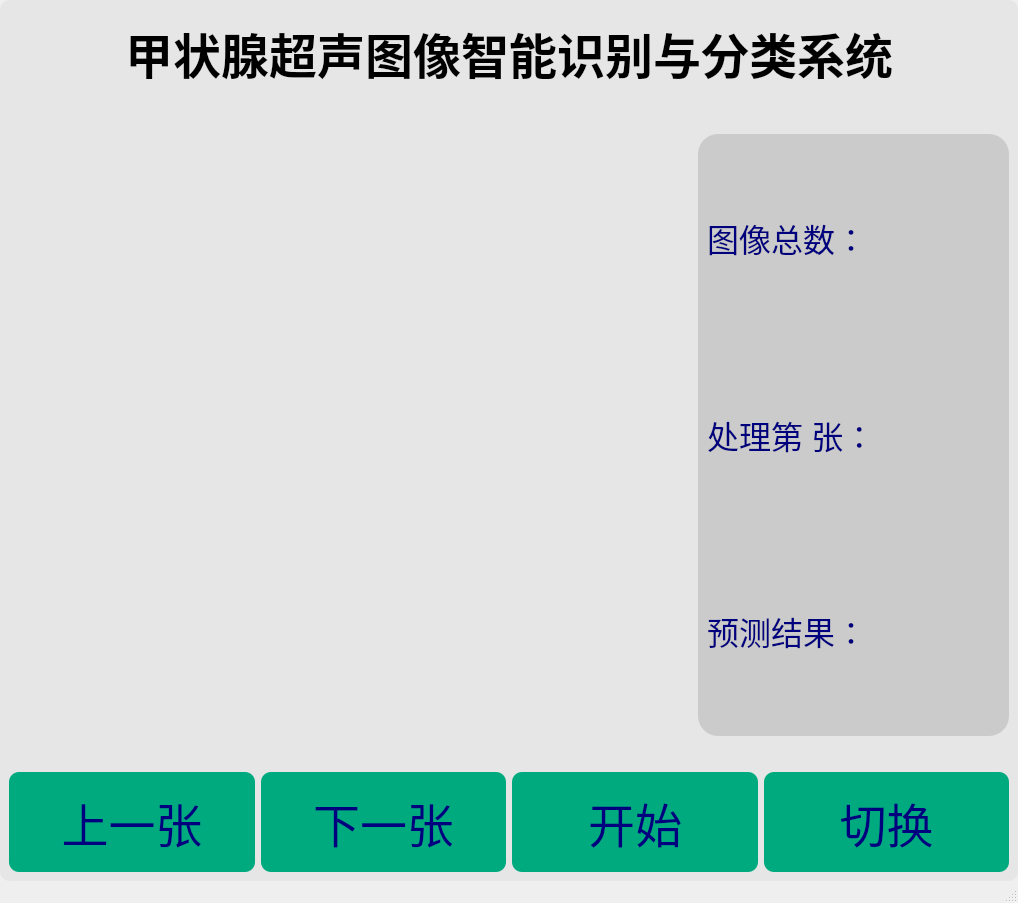
<?xml version="1.0" encoding="UTF-8"?>
<ui version="4.0">
 <class>MainWindow</class>
 <widget class="QMainWindow" name="MainWindow">
  <property name="geometry">
   <rect>
    <x>0</x>
    <y>0</y>
    <width>1018</width>
    <height>903</height>
   </rect>
  </property>
  <property name="windowTitle">
   <string>MainWindow</string>
  </property>
  <property name="styleSheet">
   <string notr="true"/>
  </property>
  <widget class="QWidget" name="centralwidget">
   <property name="styleSheet">
    <string notr="true">background-color: rgb(230, 230, 230);
border-radius:10px;
</string>
   </property>
   <layout class="QGridLayout" name="gridLayout_2">
    <item row="0" column="0">
     <layout class="QVBoxLayout" name="verticalLayout" stretch="0,1,20,1,1">
      <item>
       <widget class="QWidget" name="QWidget1" native="true">
        <property name="styleSheet">
         <string notr="true"/>
        </property>
        <layout class="QVBoxLayout" name="verticalLayout_12" stretch="0">
         <property name="sizeConstraint">
          <enum>QLayout::SetNoConstraint</enum>
         </property>
         <item alignment="Qt::AlignHCenter">
          <widget class="QLabel" name="label_title_4">
           <property name="enabled">
            <bool>true</bool>
           </property>
           <property name="font">
            <font>
             <family>Agency FB</family>
             <pointsize>28</pointsize>
             <weight>50</weight>
             <italic>false</italic>
             <bold>false</bold>
            </font>
           </property>
           <property name="styleSheet">
            <string notr="true"/>
           </property>
           <property name="text">
            <string>&lt;!DOCTYPE HTML PUBLIC &quot;-//W3C//DTD HTML 4.0//EN&quot; &quot;http://www.w3.org/TR/REC-html40/strict.dtd&quot;&gt;
&lt;html&gt;&lt;head&gt;&lt;meta name=&quot;qrichtext&quot; content=&quot;1&quot; /&gt;&lt;style type=&quot;text/css&quot;&gt;
p, li { white-space: pre-wrap; }
&lt;/style&gt;&lt;/head&gt;&lt;body style=&quot; font-family:'微软雅黑'; font-size:30pt; font-weight:72; font-style:normal;&quot;&gt;
&lt;p style=&quot; margin-top:12px; margin-bottom:12px; margin-left:0px; margin-right:0px; -qt-block-indent:0; text-indent:0px;&quot;&gt;&lt;span style=&quot; font-size:36pt; font-weight:600;&quot;&gt;甲状腺超声图像智能识别与分类系统&lt;/span&gt;&lt;/p&gt;&lt;/body&gt;&lt;/html&gt;</string>
           </property>
          </widget>
         </item>
        </layout>
       </widget>
      </item>
      <item>
       <spacer name="verticalSpacer">
        <property name="orientation">
         <enum>Qt::Vertical</enum>
        </property>
        <property name="sizeType">
         <enum>QSizePolicy::Preferred</enum>
        </property>
        <property name="sizeHint" stdset="0">
         <size>
          <width>20</width>
          <height>40</height>
         </size>
        </property>
       </spacer>
      </item>
      <item>
       <layout class="QHBoxLayout" name="horizontalLayout_23" stretch="1,20,1,10">
        <item>
         <spacer name="horizontalSpacer">
          <property name="orientation">
           <enum>Qt::Horizontal</enum>
          </property>
          <property name="sizeHint" stdset="0">
           <size>
            <width>40</width>
            <height>20</height>
           </size>
          </property>
         </spacer>
        </item>
        <item>
         <widget class="QLabel" name="label_10">
          <property name="text">
           <string/>
          </property>
         </widget>
        </item>
        <item>
         <spacer name="horizontalSpacer_10">
          <property name="orientation">
           <enum>Qt::Horizontal</enum>
          </property>
          <property name="sizeType">
           <enum>QSizePolicy::Preferred</enum>
          </property>
          <property name="sizeHint" stdset="0">
           <size>
            <width>40</width>
            <height>20</height>
           </size>
          </property>
         </spacer>
        </item>
        <item>
         <widget class="QWidget" name="QWidget2" native="true">
          <property name="styleSheet">
           <string notr="true">color: rgb(0, 0, 127);
background-color: rgb(203, 203, 203);
border-radius:20px;</string>
          </property>
          <layout class="QVBoxLayout" name="verticalLayout_15">
           <item>
            <widget class="QLabel" name="label_imNum_10">
             <property name="font">
              <font>
               <family>楷体</family>
               <pointsize>24</pointsize>
               <weight>50</weight>
               <italic>false</italic>
               <bold>false</bold>
              </font>
             </property>
             <property name="styleSheet">
              <string notr="true">font: 24pt &quot;楷体&quot;;</string>
             </property>
             <property name="text">
              <string>&lt;html&gt;&lt;head/&gt;&lt;body&gt;&lt;p&gt;&lt;span style=&quot; font-size:24pt;&quot;&gt;图像总数：&lt;/span&gt;&lt;/p&gt;&lt;/body&gt;&lt;/html&gt;</string>
             </property>
            </widget>
           </item>
           <item>
            <widget class="QLabel" name="label_i_10">
             <property name="font">
              <font>
               <family>楷体</family>
               <pointsize>24</pointsize>
               <weight>50</weight>
               <italic>false</italic>
               <bold>false</bold>
              </font>
             </property>
             <property name="styleSheet">
              <string notr="true">font: 24pt &quot;楷体&quot;;</string>
             </property>
             <property name="text">
              <string>&lt;html&gt;&lt;head/&gt;&lt;body&gt;&lt;p&gt;&lt;span style=&quot; font-size:24pt;&quot;&gt;处理第 张：&lt;/span&gt;&lt;/p&gt;&lt;/body&gt;&lt;/html&gt;</string>
             </property>
            </widget>
           </item>
           <item>
            <widget class="QLabel" name="label_res_10">
             <property name="font">
              <font>
               <family>楷体</family>
               <pointsize>24</pointsize>
               <weight>50</weight>
               <italic>false</italic>
               <bold>false</bold>
              </font>
             </property>
             <property name="styleSheet">
              <string notr="true">color: rgb(0, 0, 127);
font: 24pt &quot;楷体&quot;;</string>
             </property>
             <property name="text">
              <string>&lt;html&gt;&lt;head/&gt;&lt;body&gt;&lt;p&gt;&lt;span style=&quot; font-size:24pt;&quot;&gt;预测结果：&lt;/span&gt;&lt;/p&gt;&lt;/body&gt;&lt;/html&gt;</string>
             </property>
            </widget>
           </item>
          </layout>
         </widget>
        </item>
       </layout>
      </item>
      <item>
       <spacer name="verticalSpacer_2">
        <property name="orientation">
         <enum>Qt::Vertical</enum>
        </property>
        <property name="sizeType">
         <enum>QSizePolicy::Preferred</enum>
        </property>
        <property name="sizeHint" stdset="0">
         <size>
          <width>20</width>
          <height>40</height>
         </size>
        </property>
       </spacer>
      </item>
      <item>
       <layout class="QHBoxLayout" name="horizontalLayout_24">
        <item>
         <widget class="QPushButton" name="pushBt_up_10">
          <property name="font">
           <font>
            <family>楷体</family>
            <pointsize>35</pointsize>
            <weight>50</weight>
            <italic>false</italic>
            <bold>false</bold>
           </font>
          </property>
          <property name="styleSheet">
           <string notr="true">background-color: rgb(0, 170, 127);
height:100px;
font: 35pt &quot;楷体&quot;;
color: rgb(0, 0, 127);
</string>
          </property>
          <property name="text">
           <string>上一张</string>
          </property>
         </widget>
        </item>
        <item>
         <widget class="QPushButton" name="pushBt_dwn_10">
          <property name="font">
           <font>
            <family>楷体</family>
            <pointsize>35</pointsize>
            <weight>50</weight>
            <italic>false</italic>
            <bold>false</bold>
           </font>
          </property>
          <property name="styleSheet">
           <string notr="true">background-color: rgb(0, 170, 127);
height:100px;
font: 35pt &quot;楷体&quot;;
color: rgb(0, 0, 127);</string>
          </property>
          <property name="text">
           <string>下一张</string>
          </property>
         </widget>
        </item>
        <item>
         <widget class="QPushButton" name="pushBt_reset_10">
          <property name="font">
           <font>
            <family>楷体</family>
            <pointsize>35</pointsize>
            <weight>50</weight>
            <italic>false</italic>
            <bold>false</bold>
           </font>
          </property>
          <property name="styleSheet">
           <string notr="true">background-color: rgb(0, 170, 127);
height:100px;
font: 35pt &quot;楷体&quot;;
color: rgb(0, 0, 127);
</string>
          </property>
          <property name="text">
           <string>开始</string>
          </property>
         </widget>
        </item>
        <item>
         <widget class="QPushButton" name="pushBt_cntinu_10">
          <property name="font">
           <font>
            <family>楷体</family>
            <pointsize>35</pointsize>
            <weight>50</weight>
            <italic>false</italic>
            <bold>false</bold>
           </font>
          </property>
          <property name="styleSheet">
           <string notr="true">background-color: rgb(0, 170, 127);
height:100px;
font: 35pt &quot;楷体&quot;;
color: rgb(0, 0, 127);</string>
          </property>
          <property name="text">
           <string>切换</string>
          </property>
         </widget>
        </item>
       </layout>
      </item>
     </layout>
    </item>
   </layout>
  </widget>
  <widget class="QStatusBar" name="statusbar"/>
 </widget>
 <resources/>
 <connections>
  <connection>
   <sender>pushBt_reset_10</sender>
   <signal>clicked()</signal>
   <receiver>label_10</receiver>
   <slot>update()</slot>
   <hints>
    <hint type="sourcelabel">
     <x>697</x>
     <y>752</y>
    </hint>
    <hint type="destinationlabel">
     <x>716</x>
     <y>618</y>
    </hint>
   </hints>
  </connection>
  <connection>
   <sender>pushBt_up_10</sender>
   <signal>clicked()</signal>
   <receiver>label_10</receiver>
   <slot>show()</slot>
   <hints>
    <hint type="sourcelabel">
     <x>215</x>
     <y>752</y>
    </hint>
    <hint type="destinationlabel">
     <x>249</x>
     <y>618</y>
    </hint>
   </hints>
  </connection>
  <connection>
   <sender>pushBt_dwn_10</sender>
   <signal>clicked()</signal>
   <receiver>label_10</receiver>
   <slot>show()</slot>
   <hints>
    <hint type="sourcelabel">
     <x>486</x>
     <y>752</y>
    </hint>
    <hint type="destinationlabel">
     <x>493</x>
     <y>598</y>
    </hint>
   </hints>
  </connection>
 </connections>
</ui>
